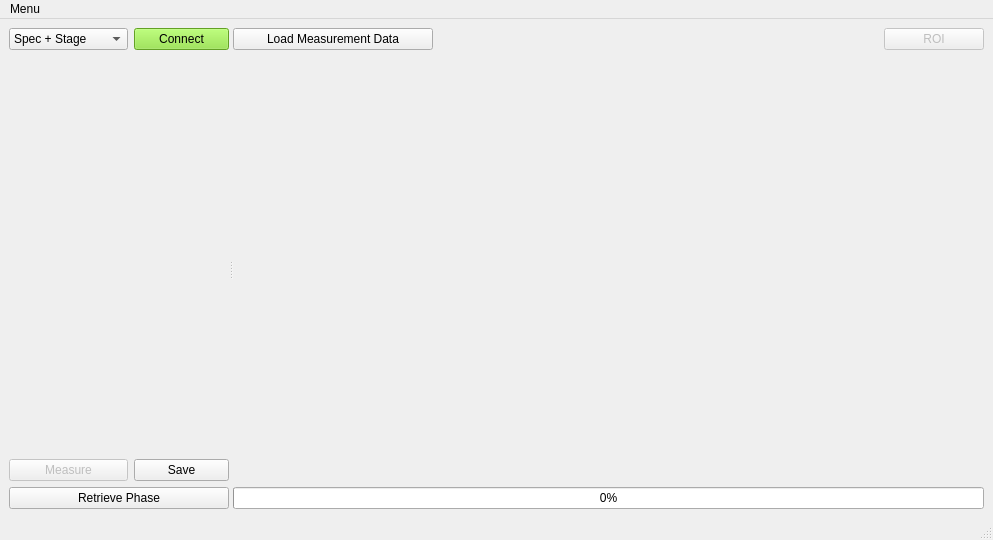
<?xml version="1.0" encoding="UTF-8"?>
<ui version="4.0">
 <class>MainWindow</class>
 <widget class="QMainWindow" name="MainWindow">
  <property name="geometry">
   <rect>
    <x>0</x>
    <y>0</y>
    <width>993</width>
    <height>540</height>
   </rect>
  </property>
  <property name="windowTitle">
   <string>SHG FROG</string>
  </property>
  <widget class="QWidget" name="centralwidget">
   <layout class="QGridLayout" name="gridLayout_3">
    <item row="0" column="0">
     <widget class="QSplitter" name="splitter">
      <property name="orientation">
       <enum>Qt::Horizontal</enum>
      </property>
      <widget class="QWidget" name="gridLayoutWidget">
       <layout class="QGridLayout" name="gridLayout">
        <item row="1" column="0" colspan="2">
         <widget class="QWidget" name="widget" native="true">
          <property name="sizePolicy">
           <sizepolicy hsizetype="Preferred" vsizetype="Preferred">
            <horstretch>0</horstretch>
            <verstretch>0</verstretch>
           </sizepolicy>
          </property>
         </widget>
        </item>
        <item row="2" column="1">
         <widget class="QPushButton" name="btn_save">
          <property name="text">
           <string>Save</string>
          </property>
         </widget>
        </item>
        <item row="0" column="1">
         <widget class="QPushButton" name="btn_connect">
          <property name="styleSheet">
           <string notr="true">background-color: rgb(138, 226, 52);</string>
          </property>
          <property name="text">
           <string>Connect</string>
          </property>
          <property name="checkable">
           <bool>true</bool>
          </property>
         </widget>
        </item>
        <item row="0" column="0">
         <widget class="QComboBox" name="dropdown">
          <property name="enabled">
           <bool>true</bool>
          </property>
          <item>
           <property name="text">
            <string>Spec + Stage</string>
           </property>
          </item>
          <item>
           <property name="text">
            <string>Camera + Stage</string>
           </property>
          </item>
         </widget>
        </item>
        <item row="2" column="0">
         <widget class="QPushButton" name="btn_measure">
          <property name="enabled">
           <bool>false</bool>
          </property>
          <property name="text">
           <string>Measure</string>
          </property>
          <property name="checkable">
           <bool>true</bool>
          </property>
         </widget>
        </item>
        <item row="3" column="0" colspan="2">
         <widget class="QPushButton" name="btn_phase">
          <property name="text">
           <string>Retrieve Phase</string>
          </property>
         </widget>
        </item>
       </layout>
      </widget>
      <widget class="QWidget" name="gridLayoutWidget_2">
       <layout class="QGridLayout" name="gridLayout_2">
        <item row="1" column="0" colspan="3">
         <widget class="QWidget" name="widget_2" native="true">
          <property name="minimumSize">
           <size>
            <width>700</width>
            <height>0</height>
           </size>
          </property>
         </widget>
        </item>
        <item row="2" column="0" colspan="3">
         <widget class="QProgressBar" name="progress">
          <property name="enabled">
           <bool>true</bool>
          </property>
          <property name="value">
           <number>0</number>
          </property>
         </widget>
        </item>
        <item row="0" column="2">
         <widget class="QPushButton" name="btn_roi">
          <property name="enabled">
           <bool>false</bool>
          </property>
          <property name="maximumSize">
           <size>
            <width>100</width>
            <height>16777215</height>
           </size>
          </property>
          <property name="text">
           <string>ROI</string>
          </property>
         </widget>
        </item>
        <item row="0" column="0">
         <widget class="QPushButton" name="btn_load">
          <property name="maximumSize">
           <size>
            <width>200</width>
            <height>16777215</height>
           </size>
          </property>
          <property name="text">
           <string>Load Measurement Data</string>
          </property>
         </widget>
        </item>
       </layout>
      </widget>
     </widget>
    </item>
   </layout>
  </widget>
  <widget class="QMenuBar" name="menubar">
   <property name="geometry">
    <rect>
     <x>0</x>
     <y>0</y>
     <width>993</width>
     <height>21</height>
    </rect>
   </property>
   <widget class="QMenu" name="menu">
    <property name="title">
     <string>Menu</string>
    </property>
    <addaction name="menu_exit"/>
   </widget>
   <addaction name="menu"/>
  </widget>
  <widget class="QStatusBar" name="statusbar"/>
  <action name="menu_exit">
   <property name="text">
    <string>Save settings and exit</string>
   </property>
  </action>
 </widget>
 <resources/>
 <connections/>
</ui>
